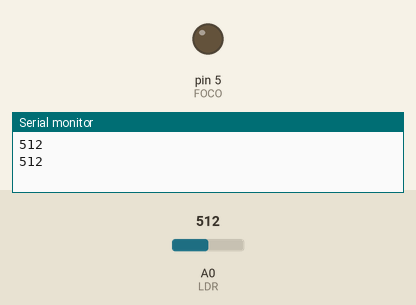
Simulated run of this sketch. Board: Arduino Uno, built with avr-gcc and run on an emulated ATmega328P. On the bench: output pins drawn as LEDs (lit = HIGH), the last lines printed to the serial monitor. Inputs (shaded band) come from the test bench; at power-on: A0 (LDR) = 512.

Above: at 2.8 s.
2.9 s: A0 (LDR) set to 54
5.6 s: A0 (LDR) set to 44
At 6.3 s:
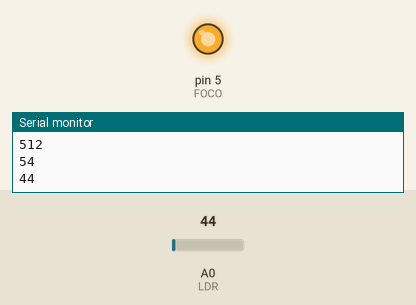
8.3 s: A0 (LDR) set to 60
At 10.5 s:
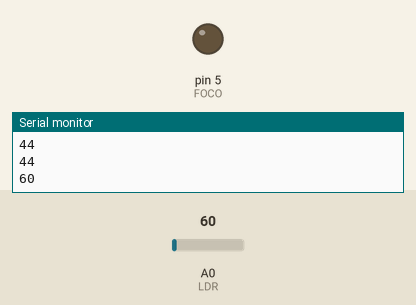
11.5 s: A0 (LDR) set to 40
At 13.3 s:
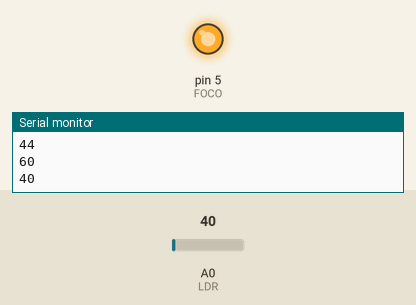
Timing chart, 0 to 14.8 s (numbered marks = the images above; inputs shaded):
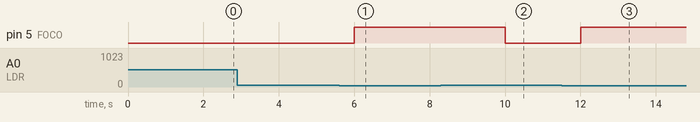

Measured:
- the behaviour switches between 50 and 49 on A0 (LDR) (found by bisection; images 0 and 1)
- after the input at 5.6 s, pin 5 (FOCO): LOW → HIGH after 0.40 s
- after the input at 8.3 s, pin 5 (FOCO): HIGH → LOW after 1.7 s
- after the input at 11.5 s, pin 5 (FOCO): LOW → HIGH after 0.50 s

The sketch:

FOCO.ino
```cpp
//Variables
#define FOCO 5
#define LDR A0
int valorLDR;

void setup() {
  // definimos pines y el monitor serial
 pinMode(FOCO, OUTPUT);
 Serial.begin(9600);
}

void loop() {
  // Valores que se costraran en el monitor serial, definimos rango de valor con el que funcionara
 valorLDR = analogRead(LDR);
 Serial.println(valorLDR);
 if(valorLDR < 50){
 digitalWrite(FOCO, HIGH);
 }
 else{
 digitalWrite(FOCO, LOW);
 }
 delay(2000);
}
```
